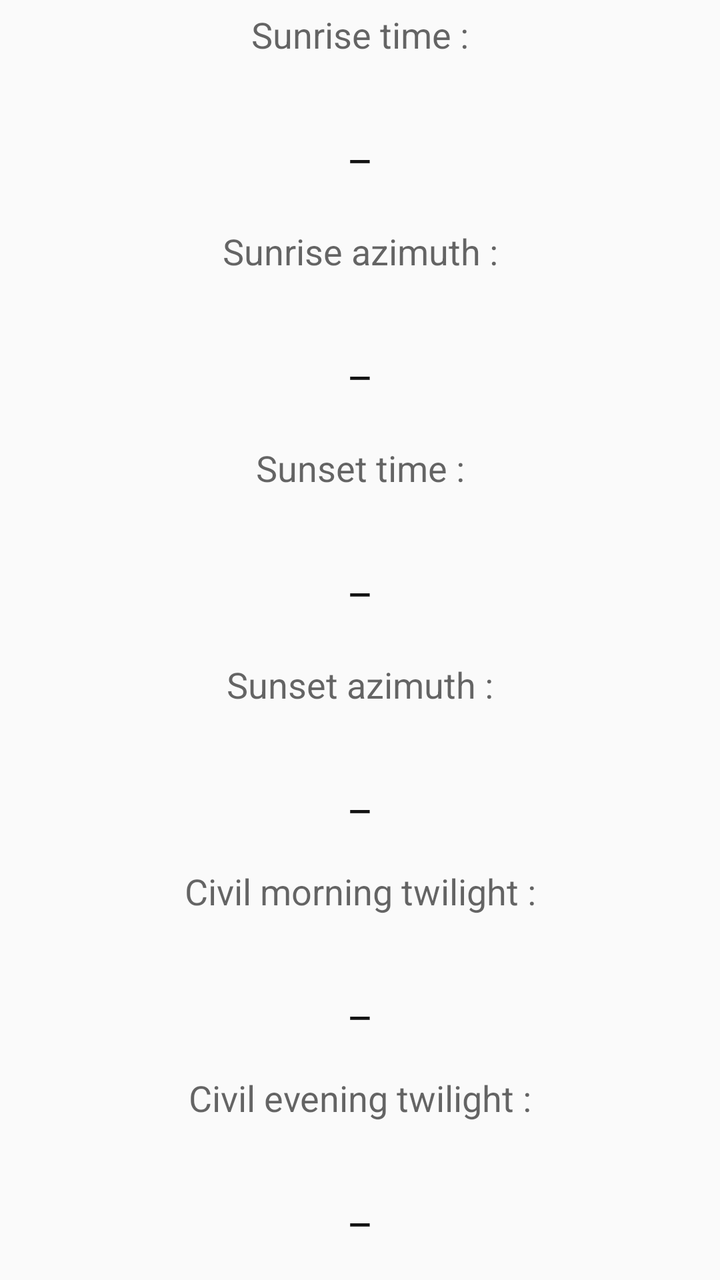
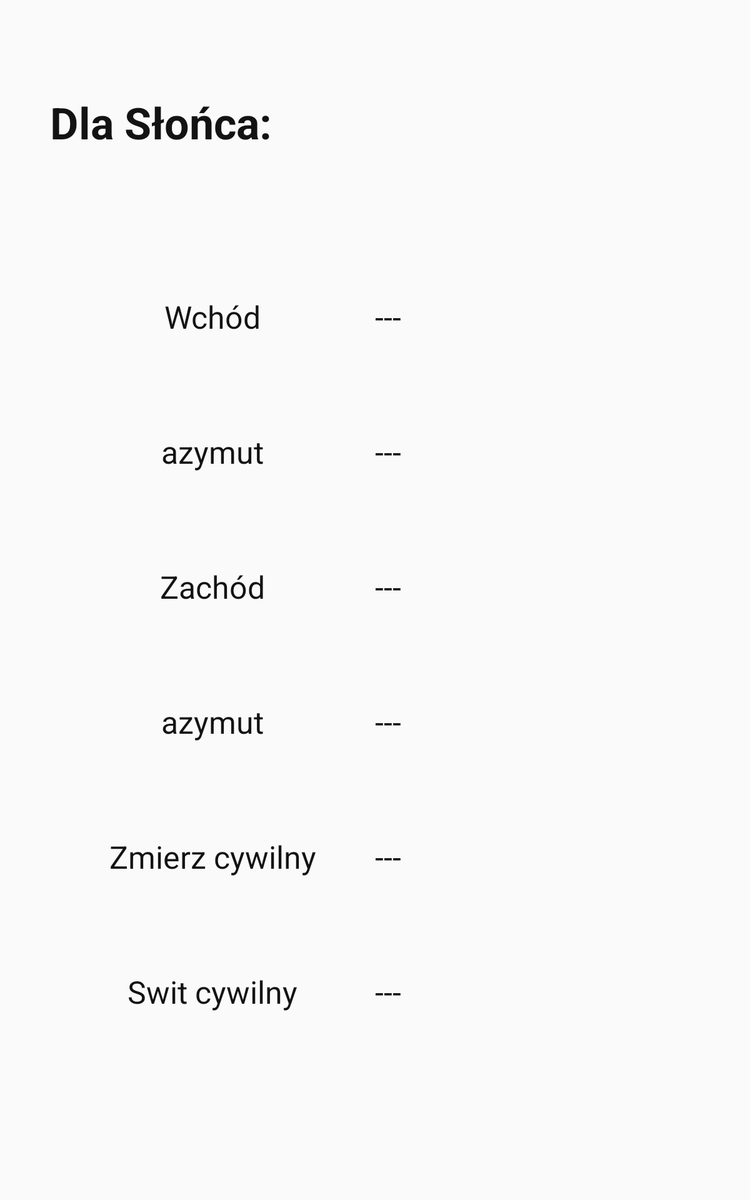

Two renders of one Android screen. The first uses the default layout on a phone; the second uses the alternative layout the repository ships for a different screen configuration, on a matching device. The two XML files are below.
<!-- AndroidManifest.xml: application theme AppTheme -->
<!-- res/layout/sun_info_fragment.xml -->
<?xml version="1.0" encoding="utf-8"?>
<LinearLayout xmlns:android="http://schemas.android.com/apk/res/android"
    android:layout_width="match_parent"
    android:layout_height="match_parent"
    android:orientation="vertical">

    <TextView
        android:id="@+id/sunriseTimeLabel"
        android:layout_width="match_parent"
        android:layout_height="0dp"
        android:layout_marginTop="5sp"
        android:layout_weight="1"
        android:text="@string/sunriseTime"
        android:textAlignment="center"
        android:textAppearance="@style/TextAppearance.AppCompat.Medium" />

    <TextView
        android:id="@+id/sunriseTimeText"
        android:layout_width="match_parent"
        android:layout_height="0dp"
        android:layout_weight="1"
        android:text="@string/blank"
        android:textAlignment="center"
        android:textAppearance="@style/TextAppearance.AppCompat.Large" />

    <TextView
        android:id="@+id/sunriseAzimuthLabel"
        android:layout_width="match_parent"
        android:layout_height="0dp"
        android:layout_marginTop="5sp"
        android:layout_weight="1"
        android:text="@string/sunriseAzimuth"
        android:textAlignment="center"
        android:textAppearance="@style/TextAppearance.AppCompat.Medium" />

    <TextView
        android:id="@+id/sunriseAzimuthText"
        android:layout_width="match_parent"
        android:layout_height="0dp"
        android:layout_weight="1"
        android:text="@string/blank"
        android:textAlignment="center"
        android:textAppearance="@style/TextAppearance.AppCompat.Large" />

    <TextView
        android:id="@+id/sunsetTimeLabel"
        android:layout_width="match_parent"
        android:layout_height="0dp"
        android:layout_marginTop="5sp"
        android:layout_weight="1"
        android:text="@string/sunsetTime"
        android:textAlignment="center"
        android:textAppearance="@style/TextAppearance.AppCompat.Medium" />

    <TextView
        android:id="@+id/sunsetTimeText"
        android:layout_width="match_parent"
        android:layout_height="0dp"
        android:layout_weight="1"
        android:text="@string/blank"
        android:textAlignment="center"
        android:textAppearance="@style/TextAppearance.AppCompat.Large" />

    <TextView
        android:id="@+id/sunsetAzimuthLabel"
        android:layout_width="match_parent"
        android:layout_height="0dp"
        android:layout_marginTop="5sp"
        android:layout_weight="1"
        android:text="@string/sunsetAzimuth"
        android:textAlignment="center"
        android:textAppearance="@style/TextAppearance.AppCompat.Medium" />

    <TextView
        android:id="@+id/sunsetAzimuthText"
        android:layout_width="match_parent"
        android:layout_height="0dp"
        android:layout_weight="1"
        android:text="@string/blank"
        android:textAlignment="center"
        android:textAppearance="@style/TextAppearance.AppCompat.Large" />

    <TextView
        android:id="@+id/morningTwilightLabel"
        android:layout_width="match_parent"
        android:layout_height="0dp"
        android:layout_weight="1"
        android:text="@string/morning_twilight"
        android:textAlignment="center"
        android:textAppearance="@style/TextAppearance.AppCompat.Medium" />

    <TextView
        android:id="@+id/morningTwilightText"
        android:layout_width="match_parent"
        android:layout_height="0dp"
        android:layout_weight="1"
        android:text="@string/blank"
        android:textAlignment="center"
        android:textAppearance="@style/TextAppearance.AppCompat.Large" />

    <TextView
        android:id="@+id/eveningTwilightLabel"
        android:layout_width="match_parent"
        android:layout_height="0dp"
        android:layout_weight="1"
        android:text="@string/evening_twilight"
        android:textAlignment="center"
        android:textAppearance="@style/TextAppearance.AppCompat.Medium" />

    <TextView
        android:id="@+id/eveningTwilightText"
        android:layout_width="match_parent"
        android:layout_height="0dp"
        android:layout_weight="1"
        android:text="@string/blank"
        android:textAlignment="center"
        android:textAppearance="@style/TextAppearance.AppCompat.Large" />

</LinearLayout>
<!-- resources referenced by this layout -->
<resources>
  <string name="blank">_</string>
  <string name="evening_twilight">Civil evening twilight :</string>
  <string name="morning_twilight">Civil morning twilight :</string>
  <string name="sunriseAzimuth">Sunrise azimuth :</string>
  <string name="sunriseTime">Sunrise time :</string>
  <string name="sunsetAzimuth">Sunset azimuth :</string>
  <string name="sunsetTime">Sunset time :</string>
  <style name="AppTheme" parent="Theme.AppCompat.Light.DarkActionBar">
          
          <item name="colorPrimary">@color/colorPrimary</item>
          <item name="colorPrimaryDark">@color/colorPrimaryDark</item>
          <item name="colorAccent">@color/colorAccent</item>
          <item name="android:textColorPrimary">@color/black</item>
      </style>
  <color name="colorPrimary">#47A0FF</color>
  <color name="colorPrimaryDark">#001237</color>
  <color name="colorAccent">#D81B60</color>
  <color name="black">#131313</color>
</resources>
<!-- res/layout-sw600dp/sun_info_fragment.xml (the repository's variant of the layout above) -->
<!-- drawn on a 7-inch tablet held upright -->
<?xml version="1.0" encoding="utf-8"?>
<LinearLayout xmlns:android="http://schemas.android.com/apk/res/android"
    android:layout_width="match_parent"
    android:layout_height="match_parent"
    android:orientation="vertical"
    android:paddingHorizontal="40dp">

    <Space
        android:layout_width="match_parent"
        android:layout_height="wrap_content"
        android:layout_weight="1"/>

    <TextView
        android:layout_width="match_parent"
        android:layout_height="wrap_content"
        android:layout_weight="1"
        android:text="Dla Słońca:\n"
        android:textSize="35sp"
        android:textColor="@color/black"
        android:textStyle="bold" />


    <LinearLayout
        android:layout_width="match_parent"
        android:layout_height="wrap_content"
        android:layout_weight="1"
        android:orientation="horizontal">

        <TextView
            android:layout_width="match_parent"
            android:layout_height="match_parent"
            android:layout_weight="1"
            android:textAlignment="center"
            android:textColor="@color/black"
            android:textSize="25sp"
            android:text="Wchód" />

        <TextView
            android:id="@+id/sunriseTimeText"
            android:layout_width="match_parent"
            android:layout_height="match_parent"
            android:layout_weight="1"
            android:textColor="@color/black"
            android:textSize="25sp"
            android:text="---"/>
    </LinearLayout>

    <LinearLayout
        android:layout_width="match_parent"
        android:layout_height="wrap_content"
        android:layout_weight="1"
        android:orientation="horizontal">

        <TextView
            android:layout_width="match_parent"
            android:layout_height="match_parent"
            android:layout_weight="1"
            android:textAlignment="center"
            android:textColor="@color/black"
            android:textSize="25sp"
            android:text="azymut" />

        <TextView
            android:id="@+id/sunriseAzimuthText"
            android:layout_width="match_parent"
            android:layout_height="match_parent"
            android:layout_weight="1"
            android:textColor="@color/black"
            android:textSize="25sp"
            android:text="---"/>
    </LinearLayout>

    <LinearLayout
        android:layout_width="match_parent"
        android:layout_height="wrap_content"
        android:layout_weight="1"
        android:orientation="horizontal">

        <TextView
            android:layout_width="match_parent"
            android:layout_height="match_parent"
            android:layout_weight="1"
            android:textAlignment="center"
            android:textColor="@color/black"
            android:textSize="25sp"
            android:text="Zachód" />

        <TextView
            android:id="@+id/sunsetTimeText"
            android:layout_width="match_parent"
            android:layout_height="match_parent"
            android:layout_weight="1"
            android:textColor="@color/black"
            android:textSize="25sp"
            android:text="---"/>
    </LinearLayout>

    <LinearLayout
        android:layout_width="match_parent"
        android:layout_height="wrap_content"
        android:layout_weight="1"
        android:orientation="horizontal">

        <TextView
            android:layout_width="match_parent"
            android:layout_height="match_parent"
            android:layout_weight="1"
            android:textAlignment="center"
            android:textColor="@color/black"
            android:textSize="25sp"
            android:text="azymut" />

        <TextView
            android:id="@+id/sunsetAzimuthText"
            android:layout_width="match_parent"
            android:layout_height="match_parent"
            android:layout_weight="1"
            android:textColor="@color/black"
            android:textSize="25sp"
            android:text="---"/>
    </LinearLayout>

    <LinearLayout
        android:layout_width="match_parent"
        android:layout_height="wrap_content"
        android:layout_weight="1"
        android:orientation="horizontal">

        <TextView
            android:layout_width="match_parent"
            android:layout_height="match_parent"
            android:layout_weight="1"
            android:text="Zmierz cywilny"
            android:textAlignment="center"
            android:textSize="25sp"
            android:textColor="@color/black" />

        <TextView
            android:id="@+id/morningTwilightText"
            android:layout_width="match_parent"
            android:layout_height="match_parent"
            android:layout_weight="1"
            android:textColor="@color/black"
            android:textSize="25sp"
            android:text="---"/>
    </LinearLayout>

    <LinearLayout
        android:layout_width="match_parent"
        android:layout_height="wrap_content"
        android:layout_weight="1"
        android:orientation="horizontal">

        <TextView
            android:layout_width="match_parent"
            android:layout_height="match_parent"
            android:layout_weight="1"
            android:textAlignment="center"
            android:textColor="@color/black"
            android:textSize="25sp"
            android:text="Swit cywilny" />

        <TextView
            android:id="@+id/eveningTwilightText"
            android:layout_width="match_parent"
            android:layout_height="match_parent"
            android:layout_weight="1"
            android:textColor="@color/black"
            android:textSize="25sp"
            android:text="---"/>
    </LinearLayout>

    <Space
        android:layout_width="match_parent"
        android:layout_height="wrap_content"
        android:layout_weight="1"/>

</LinearLayout>
<!-- resources referenced by the variant -->
<!-- as a 7-inch tablet held upright resolves them -->
<resources>
  <color name="black">#131313</color>
  <style name="AppTheme" parent="Theme.AppCompat.Light.DarkActionBar">
          
          <item name="colorPrimary">@color/colorPrimary</item>
          <item name="colorPrimaryDark">@color/colorPrimaryDark</item>
          <item name="colorAccent">@color/colorAccent</item>
          <item name="android:textColorPrimary">@color/black</item>
      </style>
  <color name="colorPrimary">#47A0FF</color>
  <color name="colorPrimaryDark">#001237</color>
  <color name="colorAccent">#D81B60</color>
</resources>
